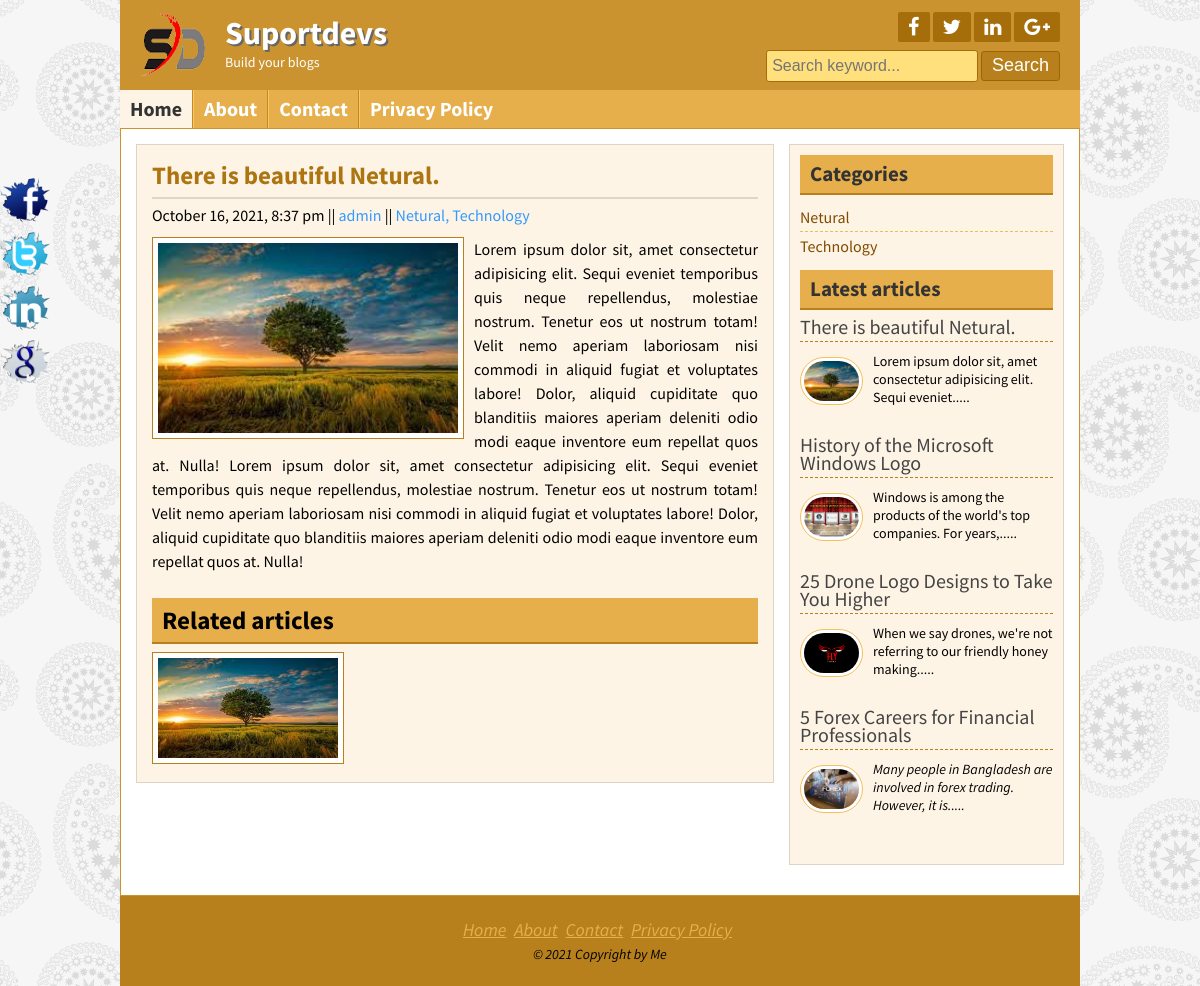
The page /post.php?id=1 on the database its author committed.
### tables this page shows
CREATE TABLE `tbl_sologan` (
  `id` int(11) NOT NULL,
  `title` varchar(255) NOT NULL,
  `sologan` varchar(255) NOT NULL,
  `logo` varchar(255) NOT NULL
);

CREATE TABLE `tbl_social` (
  `id` int(11) NOT NULL,
  `facebook` varchar(255) NOT NULL,
  `twitter` varchar(255) NOT NULL,
  `linkedin` varchar(255) NOT NULL,
  `googleplus` varchar(255) NOT NULL
);

CREATE TABLE `tbl_post` (
  `id` int(11) NOT NULL,
  `cat` int(11) NOT NULL,
  `title` varchar(255) NOT NULL,
  `body` text NOT NULL,
  `image` varchar(255) NOT NULL,
  `author` varchar(50) NOT NULL,
  `tags` varchar(255) NOT NULL,
  `date` timestamp NOT NULL DEFAULT current_timestamp() ON UPDATE current_timestamp()
);

CREATE TABLE `tbl_cetagory` (
  `id` int(11) NOT NULL,
  `name` varchar(50) NOT NULL
);

CREATE TABLE `tbl_footer` (
  `id` int(11) NOT NULL,
  `copyright` varchar(255) NOT NULL
);

### lib/Database.php (called while the page is built, shortened)
<?php
Class Database{
	public $host   = DB_HOST;
	public $user   = DB_USER;
	public $pass   = DB_PASS;
	public $dbname = DB_NAME;
	public $link;
	private function connectDB(){
		$this->link = new mysqli($this->host, $this->user, $this->pass, $this->dbname);
	}
	public function select($query){
		$result = $this->link->query($query) or die($this->link->error.__LINE__);
		if($result->num_rows > 0){
			return $result;
		} else {
			return false;
		}
	}
}

### helpers/Format.php (called while the page is built, shortened)
<?php
class Format {
    public function formatDate($date) {
        return date('F j, Y, g:i a', strtotime($date));
    }
    public function textShorten($text, $limit = 400) {
        $text = $text. ' ';
        $text = substr($text, 0, $limit);
        $text = substr($text, 0, strrpos($text, ' '));
        $text = $text. '.....';
        return $text;
    }
}
?>

### post.php (the view)
<?php include 'inc/header.php'; ?>
<?php
if (!isset($_GET['id']) || $_GET['id'] == NULL) {
	header("Location: 404.php");
} else {
	$id = $_GET['id'];
}
?>
	<div class="contentsection contemplete clear">
		<div class="maincontent clear">
			<div class="about">
				<?php
					$query = "select * from tbl_post where id=$id";
					$post = $db->select($query);
					if ($post) {
						while($result = $post->fetch_assoc()){ ?>
						<h2><?php echo $result['title']; ?></h2>
						<h4><?php echo $fm->formatDate($result['date']); ?> || <a href="#"><?php echo $result['author']; ?></a> || <a href=""><?php echo $result['tags']; ?></a></h4>
						<img src="admin/<?php echo $result['image']; ?>" alt="MyImage"/>
						<p><?php echo $result['body']; ?></p>
				<div class="relatedpost clear">
					<h2>Related articles</h2>
					<?php
						$catId = $result['cat'];
						$relatedquery = "select * from tbl_post where cat='$catId' order by rand() limit 6";
						$relatedpost = $db->select($relatedquery);
						if ($relatedpost) {
							while($relatedresult = $relatedpost->fetch_assoc()){
					?>
					<a href="post.php?id=<?php echo $relatedresult['id']; ?>"><img src="admin/<?php echo $relatedresult['image']; ?>" alt="post image"/></a>
					<?php } } else { echo "Related Post not Found !!"; } ?>
				</div>
				<?php } } else { header("Location: 404.php"); } ?>
			</div>
		</div>
			<?php include 'inc/sidebar.php'; ?>
	</div>
<?php include 'inc/footer.php'; ?>

### inc/header.php (shortened to what this page needs)
<?php include 'lib/Database.php'; ?>
<?php include 'helpers/Format.php'; ?>
<?php
	$db = new Database();
	$fm = new Format();
?>
<!DOCTYPE html>
<html>
<head>
	<link rel="stylesheet" href="font-awesome-4.5.0/css/font-awesome.css">
	<link rel="stylesheet" href="css/nivo-slider.css" type="text/css" media="screen" />
	<link rel="stylesheet" href="style.css"/>
</head>
<body>
	<div class="headersection templete clear">
		<a href="index.php">
			<div class="logo">
			<?php
				$query = "SELECT * FROM tbl_sologan WHERE id='1'";
				$blog_title = $db->select($query);
				if ($blog_title) {
					while ($result = $blog_title->fetch_assoc()) {
			?>
				<img src="admin/<?php echo $result['logo']; ?>" alt="Logo"/>
				<h2><?php echo $result['title']; ?></h2>
				<p><?php echo $result['sologan']; ?></p>
			<?php } } ?>
			</div>
		</a>
		<div class="social clear">
			<div class="icon clear">
			<?php
				$query = "SELECT * FROM tbl_social WHERE id='1'";
				$social_link = $db->select($query);
				if ($social_link) {
					while ($result = $social_link->fetch_assoc()) {
			?>
				<a href="<?php echo $result['facebook']; ?>" target="_blank"><i class="fa fa-facebook"></i></a>
				<a href="<?php echo $result['twitter']; ?>" target="_blank"><i class="fa fa-twitter"></i></a>
				<a href="<?php echo $result['linkedin']; ?>" target="_blank"><i class="fa fa-linkedin"></i></a>
				<a href="<?php echo $result['googleplus']; ?>" target="_blank"><i class="fa fa-google-plus"></i></a>
			<?php } } ?>
			</div>
			<div class="searchbtn clear">
			<form action="search.php" method="get">
				<input type="text" name="search" placeholder="Search keyword..."/>
				<input type="submit" name="submit" value="Search"/>
			</form>
			</div>
		</div>
	</div>
<div class="navsection templete">
	<ul>
		<li><a id="active" href="index.php">Home</a></li>
		<li><a href="about.php">About</a></li>
		<li><a href="contact.php">Contact</a></li>
		<li><a href="policy.php">Privacy Policy</a></li>
	</ul>
</div>

### inc/sidebar.php
<div class="sidebar clear">
    <div class="samesidebar clear">
        <h2>Categories</h2>
            <ul>
                <?php
					$query = "select * from tbl_cetagory";
					$cetagory = $db->select($query);
					if ($cetagory) {
						while($result = $cetagory->fetch_assoc()){ ?>
                    <li><a href="posts.php?cetagory=<?php echo $result['id']; ?>"><?php echo $result['name']; ?></a></li>
                <?php } } else { ?>
                    <li>No cetarogy Created !</li>
                <?php } ?>
            </ul>
    </div>
    <div class="samesidebar clear">
        <h2>Latest articles</h2>
            <?php
                $query = "select * from tbl_post limit 5";
                $post = $db->select($query);
                if ($post) {
                    while($result = $post->fetch_assoc()){ ?>
            <div class="popular clear">
                <h3><a href="post.php?id=<?php echo $result['id']; ?>"><?php echo $result['title']; ?></a></h3>
                <a href="post.php?id=<?php echo $result['id']; ?>"><img src="admin/<?php echo $result['image']; ?>" alt="post image"/></a>
                <p><?php echo $fm->textShorten($result['body'], 80); ?></p>
            </div>
                    <?php } } else { header("Loaction: 404.php");} ?>
    </div>
</div>

### inc/footer.php (shortened to what this page needs)
<div class="footersection templete clear">
	<div class="footermenu clear">
		<ul>
			<li><a href="index.php">Home</a></li>
			<li><a href="about.php">About</a></li>
			<li><a href="contact.php">Contact</a></li>
			<li><a href="policy.php">Privacy Policy</a></li>
		</ul>
	</div>
	<?php
		$query = "SELECT * FROM tbl_footer WHERE id='1'";
		$copyright = $db->select($query);
		if ($copyright) {
			while ($result = $copyright->fetch_assoc()) {
	?>
	<p>&copy; <?php echo date('Y'); ?> <?php echo $result['copyright']; ?></p>
	<?php } } ?>
	</div>
	<div class="fixedicon clear">
	<?php
		$query = "SELECT * FROM tbl_social WHERE id='1'";
		$social_link = $db->select($query);
		if ($social_link) {
			while ($result = $social_link->fetch_assoc()) {
	?>
		<a href="<?php echo $result['facebook']; ?>" target="_blank"><img src="images/fb.png" alt="Facebook"/></a>
		<a href="<?php echo $result['twitter']; ?>" target="_blank"><img src="images/tw.png" alt="Twitter"/></a>
		<a href="<?php echo $result['linkedin']; ?>" target="_blank"><img src="images/in.png" alt="LinkedIn"/></a>
		<a href="<?php echo $result['googleplus']; ?>" target="_blank"><img src="images/gl.png" alt="GooglePlus"/></a>
	<?php } } ?>
	</div>
</body>
</html>

### rows shown on the page
tbl_sologan: logo (picture), title "Suportdevs", sologan "Build your blogs"
tbl_post: title "There is beautiful Netural.", date "October 16, 2021, 8:37 pm", author "admin", tags "Netural, Technology", image (picture), body "Lorem ipsum dolor sit, amet consectetur adipisicing elit. Sequi eveniet temporibus quis neque repellendus, molestiae nostrum. Tenetur eos ut nostrum totam! Velit nemo aperiam laboriosam nisi commodi in aliquid fugiat et voluptates labore! Dolor, aliquid cupiditate quo blanditiis maiores aperiam deleniti odio modi eaque inventore eum repellat quos at. Nulla! Lorem ipsum dolor sit, amet consectetur adipisicing elit. Sequi eveniet temporibus quis neque repellendus, molestiae nostrum. Tenetur eos ut nostrum totam! Velit nemo aperiam laboriosam nisi commodi in aliquid fugiat et voluptates labore! Dolor, aliquid cupiditate quo blanditiis maiores aperiam deleniti odio modi eaque inventore eum…", body "Lorem ipsum dolor sit, amet consectetur adipisicing elit. Sequi eveniet....."
tbl_cetagory: name "Netural"
tbl_cetagory: name "Technology"
tbl_post: title "History of the Microsoft Windows Logo", image (picture), body "Windows is among the products of the world's top companies. For years,....."
tbl_post: title "25 Drone Logo Designs to Take You Higher", image (picture), body "When we say drones, we're not referring to our friendly honey making....."
tbl_post: title "5 Forex Careers for Financial Professionals", image (picture), body "Many people in Bangladesh are involved in forex trading. However, it is....."
tbl_footer: copyright "Copyright by Me"
